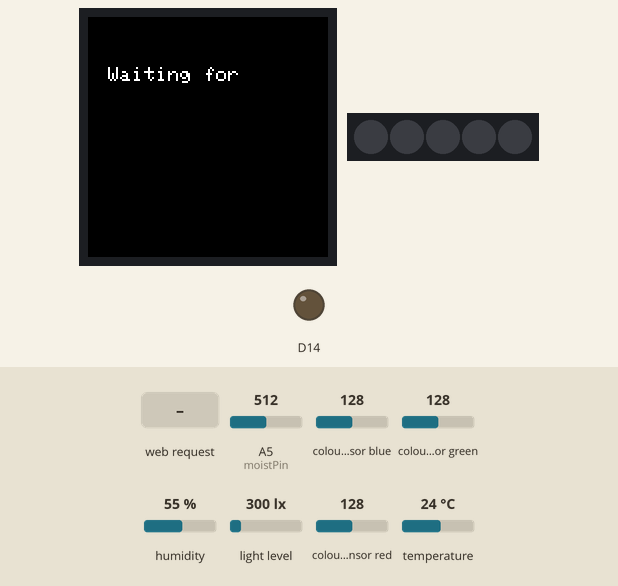
This sketch was run on a simulated Arduino MKR. On the bench: 240×240 colour display, 5 RGB LEDs in strip order, left to right, output pins drawn as LEDs (lit = HIGH). The inputs (shaded band) are chosen by the test bench; at power-on: A5 (moistPin) = 512, colour sensor blue 128, colour sensor green 128, humidity 55 %, light level 300 lx, colour sensor red 128, temperature 24 °C. WiFi joins after 1.5 s; servers stay silent unless stated; what the sketch prints to the serial monitor is not drawn.

Above: at 3.3 s.
At 14.4 s:
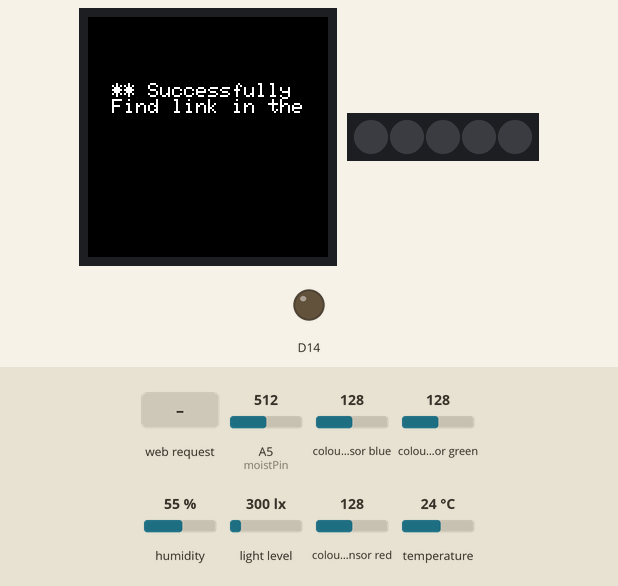
14.5 s: HTTP request GET /L received
At 15.6 s:
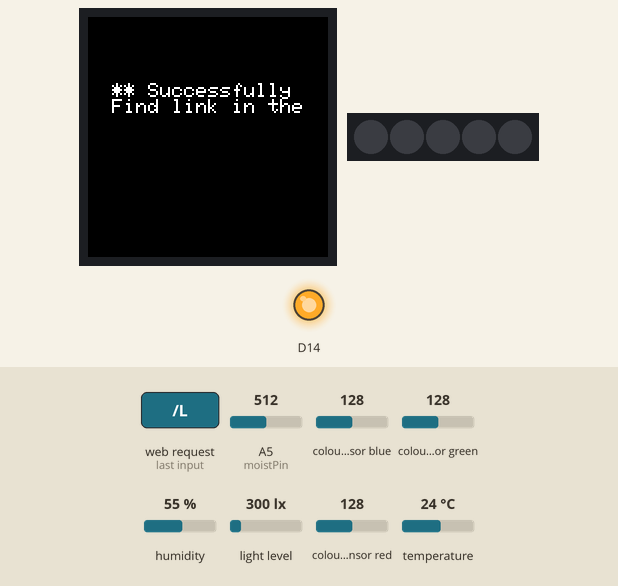
16.0 s: HTTP request GET /H received
At 16.8 s:
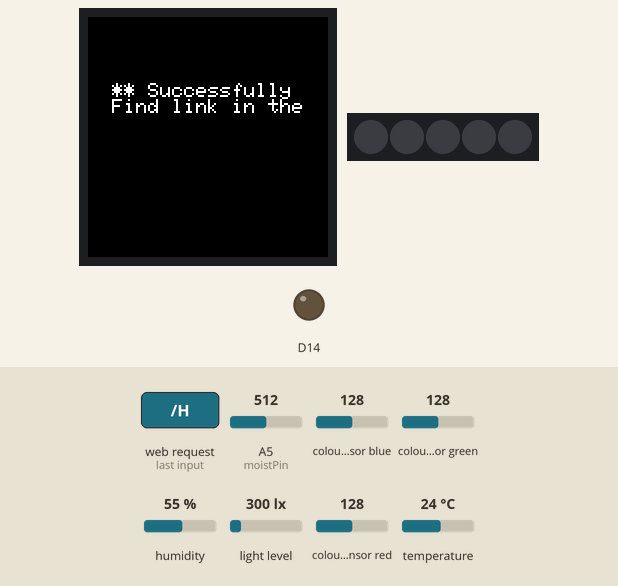
Timing chart, 0 to 19.0 s (numbered marks = the images above; inputs shaded):
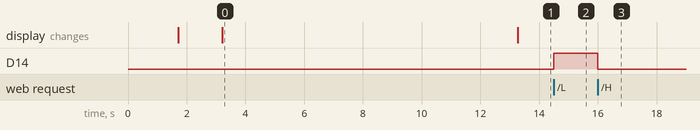

Measured:
- after the input at 14.5 s, D14: LOW → HIGH at once
- after the input at 16.0 s, D14: HIGH → LOW at once
- what the display in image 0 shows lasts 10.1 s, from 3.2 s to 13.3 s

The sketch:

Activity9.ino
```cpp
#include <WiFiNINA.h>
#include <Arduino_MKRIoTCarrier.h>
MKRIoTCarrier carrier;

char ssid[] = "";                    //  your network SSID (name) between the " "
char pass[] = "";                   // your network password between the " "
int keyIndex = 0;                  // your network key Index number (needed only for WEP)
int status = WL_IDLE_STATUS;      // connection status
WiFiServer server(80);           // server socket

WiFiClient client = server.available();

int moistPin = A5;  //Set the analog pin

String relayState = "";

int moistValue;
float temperature;
float humidity;
int light;

void setup() {
  Serial.begin(9600);
  delay(1500);
  CARRIER_CASE = true;
  carrier.begin();
  carrier.display.setTextSize(2);
  carrier.display.setCursor(20, 50);

  enable_WiFi();
  connect_WiFi();
  server.begin();
  printWifiStatus();
}

void loop() {
  client = server.available();

  if (client) {
    readSensors();
    printWEB();
  }
}

void printWifiStatus() {
  // print the SSID of the network you're attached to:
  Serial.print("SSID: ");
  Serial.println(WiFi.SSID());

  // print your board's IP address:
  IPAddress ip = WiFi.localIP();
  Serial.print("IP Address: ");
  Serial.println(ip);

  // print the received signal strength:
  long rssi = WiFi.RSSI();
  Serial.print("signal strength (RSSI):");
  Serial.print(rssi);
  Serial.println(" dBm");

  Serial.print("To see this page in action, open a browser to http://");
  Serial.println(ip);

  carrier.display.fillScreen(ST77XX_BLACK);
  carrier.display.println("  ** Successfully        Connected **");
  carrier.display.println("  Find link in the    Serial Monitor");
}

void enable_WiFi() {
  // check for the WiFi module:
  if (WiFi.status() == WL_NO_MODULE) {
    Serial.println("Communication with WiFi module failed!");
    // don't continue
    while (true);
  }

  String fv = WiFi.firmwareVersion();
  if (fv < "1.0.0") {
    Serial.println("Please upgrade the firmware");
  }
}

void connect_WiFi() {
  // attempt to connect to Wifi network:
  while (status != WL_CONNECTED) {
    Serial.print("Attempting to connect to SSID: ");
    Serial.println(ssid);
    // Connect to WPA/WPA2 network. Change this line if using open or WEP network:
    status = WiFi.begin(ssid, pass);
    carrier.display.println("Waiting for        Connection ...");
    // wait 10 seconds for connection:
    delay(10000);
  }
}


void readSensors() {

  int rawMoistValue = analogRead(moistPin);
  moistValue = map(rawMoistValue, 0, 1023, 100, 0);

  temperature = carrier.Env.readTemperature(FAHRENHEIT);
  humidity = carrier.Env.readHumidity();

  if (carrier.Light.colorAvailable()) {
    // read the color
    int none; //not gonna be used
    carrier.Light.readColor(none, none, none, light);

  }
}

void printWEB() {

  if (client) {                             // if you get a client,
    Serial.println("new client");           // print a message out the serial port
    String currentLine = "";                // make a String to hold incoming data from the client
    while (client.connected()) {            // loop while the client's connected
      if (client.available()) {             // if there's bytes to read from the client,
        char c = client.read();             // read a byte, then
        Serial.write(c);                    // print it out the serial monitor
        if (c == '\n') {                    // if the byte is a newline character

          // if the current line is blank, you got two newline characters in a row.
          // that's the end of the client HTTP request, so send a response:
          if (currentLine.length() == 0) {

            // HTTP headers always start with a response code (e.g. HTTP/1.1 200 OK)
            // and a content-type so the client knows what's coming, then a blank line:
            client.println("HTTP/1.1 200 OK");
            client.println("Content-type:text/html");
            client.println();
            // the content of the HTTP response follows the header:
            client.println("<!DOCTYPE HTML>");
            client.println("<meta http-equiv=\"refresh\" content=\"5\">");
            client.print("<head>");
            client.print("<script src='https://kit.fontawesome.com/0a4ce480d6.js'></script>");
            client.print("<style>");
            client.print(".textField {font-size: 48px; font-family: Verdana, Geneva, Tahoma, sans-serif;  margin-top: 150px;}");

            //moisture
            if (moistValue > 40) {
              client.print(".fa-tree {font-size: 48px; color: green;}");
            }
            else {
              client.print(".fa-tree {font-size: 48px; color: red;}");
            }

            //humidity
            if (humidity >= 30 && humidity <= 50) {
              client.print(".fa-tint {font-size: 48px; color: green;}");
            }
            else {
              client.print(".fa-tint {font-size: 48px; color: red;}");
            }

            //light
            if (light > 300) {
              client.print(".fa-sun {font-size: 48px; color: green;}");
            }
            else {
              client.print(".fa-sun {font-size: 48px; color: red;}");
            }

            //Temperature
            if (temperature >= 22 && temperature <= 28) {
              client.print(".fa-thermometer-quarter {font-size: 48px; color: green;}");
            }
            else {
              client.print(".fa-thermometer-quarter {font-size: 48px; color: red;}");
            }

            if (relayState == "ON") {
              client.print(".fa-bolt {font-size: 48px; color: green;}");
            }
            else {
              client.print(".fa-bolt {font-size: 48px; color: red;}");
            }


            client.print(".on {border: none; background-color: green; color: white;font-size: 36px; padding: 15px; border-radius: 10px;}");
            client.print(".off {border: none; background-color: red; color: white; font-size: 36px; padding: 15px; border-radius: 10px;}");

            client.print("</style>");
            client.print("</head>");

            client.print("<body>");
            //create a div to contain our properties
            client.println("<center><div class='textField'>");

            //print moist level in plant
            client.println("<i class='fas fa-tree'></i>");
            client.print("The moisture level in your plant: ");
            client.print(moistValue);
            client.print(" %");
            client.println("<br><br>");

            //print light level
            client.println("<i class='fas fa-sun'></i>");
            client.print("Illuminance is: ");
            client.print(light);
            client.print(" LUX");
            client.println("<br><br>");

            //print humidity
            client.println("<i class='fas fa-tint'></i>");
            client.print("The local humidity is: ");
            client.print(humidity);
            client.print(" %");
            client.println("<br><br>");

            //print temperature
            client.println("<i class='fas fa-thermometer-quarter'></i>");
            client.print("The local temperature is: ");
            client.print(temperature);
            client.print(" celsius");
            client.println("<br><br>");

            //state of relay
            client.println("<i class='fas fa-bolt'></i>");
            client.print("The relay is currently: ");
            client.print(relayState);
            client.println("<br><br>");

            //create the buttons
            client.print("<button class='on' type='submit' value='ON' onmousedown=location.href=");
            client.print("'/H\'");
            client.println(">RELAY ON</button>");

            client.print("<button class='off' type='submit' value='OFF' onmousedown=location.href=");
            client.print("'/L\'");
            client.println(">RELAY OFF</button>");

            //close the div
            client.println("</div>");
            client.println("</body>");
            client.println("</html>");

            // The HTTP response ends with another blank line:
            client.println();
            // break out of the while loop:
            break;
          }
          else {      // if you got a newline, then clear currentLine:
            currentLine = "";
          }
        }
        else if (c != '\r') {    // if you got anything else but a carriage return character,
          currentLine += c;      // add it to the end of the currentLine
        }

        if (currentLine.endsWith("GET /H")) {
          carrier.Relay1.open();
          relayState = "ON";
        }
        if (currentLine.endsWith("GET /L")) {
          carrier.Relay1.close();
          relayState = "OFF";
        }

      }
    }
    // close the connection:
    client.stop();
    Serial.println("client disconnected");
  }
}
```
